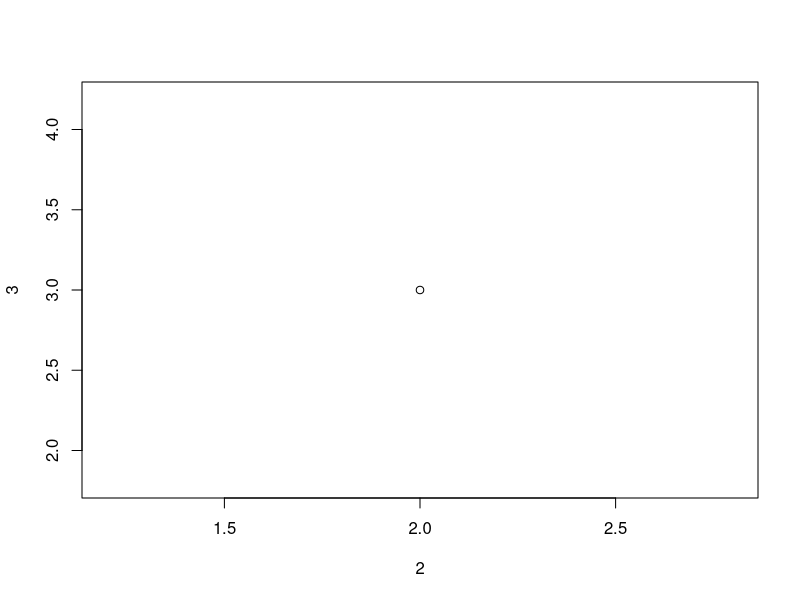

R code for this plot: (Note: this script raises an error after producing the figure.)
### sometimes emacs is stupid
plot(2,3)
dev.off()

options(install.packages.compile.from.source = "never")

mypacks <- c("beanplot",
             "beeswarm")

for (p in mypacks) {
  if (!require(p, character.only = TRUE, quietly = TRUE)) {
    install.packages(p)
    library(p, character.only=TRUE)
  }
}
